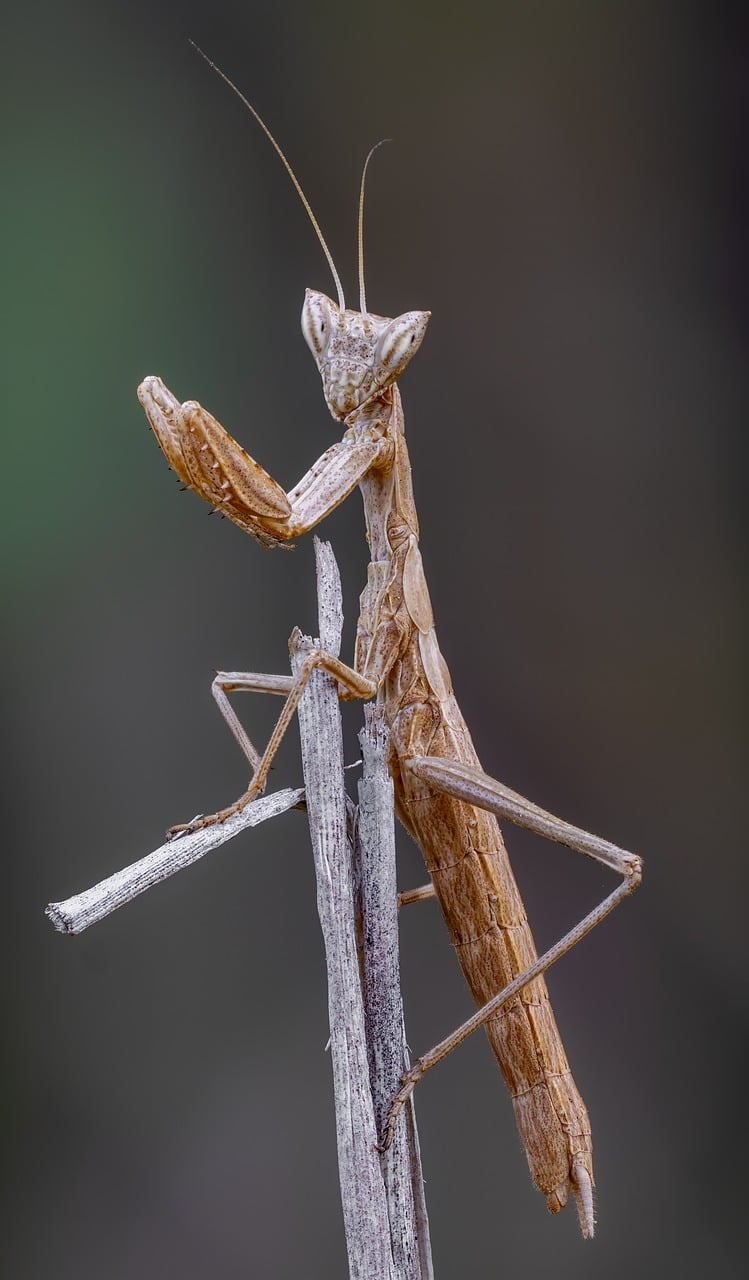
#> input picture assets/sample.jpg, 749 x 1280 px
$ python -i edge_detection.py   (imports and definitions only)
#> lines starting #> are read from the running program, lines starting #| are printed output that depends on the picture; after the words box and inside, x2 and y2 are one past the last pixel; in counts of white or black regions, pixels touching at a corner belong together
import cv2 as cv
from matplotlib import pyplot as plt
import numpy as np

# https://docs.opencv.org/4.x/da/d22/tutorial_py_canny.html

# [17 lines left out: function resize_with_aspect_ratio, not called in this run]

def get_edges(image_path, threshold1=100, threshold2=200, resize_width=None, resize_height=None, display=False):
    """
    Utilise la méthode Canny d'Opencv pour détecter les contours

    Parameters
    ----------
    image_path:str
        Chemin vers l'image
    threshold1:int, threshold2:int
        gradient > thersold2 -> gardé comme bord net | thresold1 < gradient < thresold2 -> gardé si connecté à un bord net | reste est supprimé

    Returns
    -------
    edges:Objet Numpy Array
        Image en niveaux de gris (255 = contour, 200 = autre)
    """
#> called with image_path = '../assets/sample.jpg', threshold1 = 100, threshold2 = 200, display = False
    img = cv.imread(image_path, cv.IMREAD_GRAYSCALE)
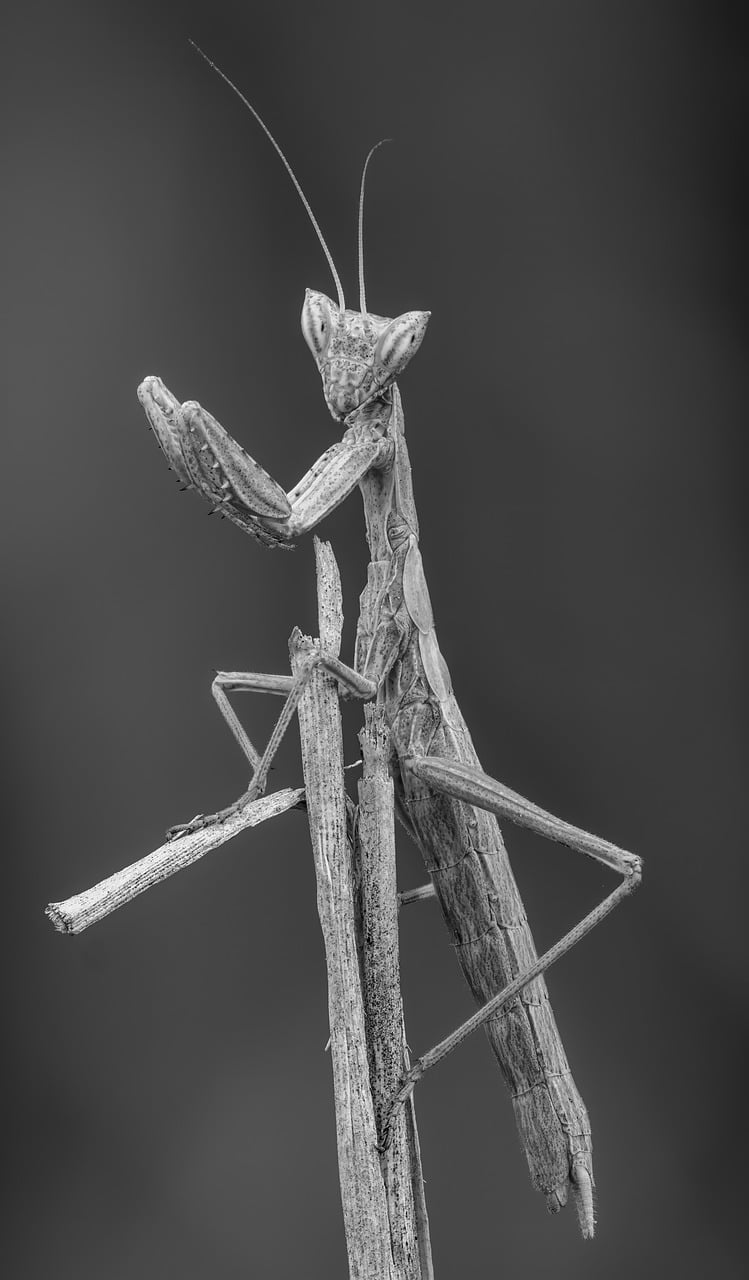
#> img: shape (1280, 749); min 0, max 255, mean 74.2
    assert img is not None, f"{image_path} inexistant."
    if resize_width is not None or resize_height is not None:
        img = resize_with_aspect_ratio(img, width=resize_width, height=resize_height)
    edges = cv.Canny(img, threshold1, threshold2) # Numpy Array
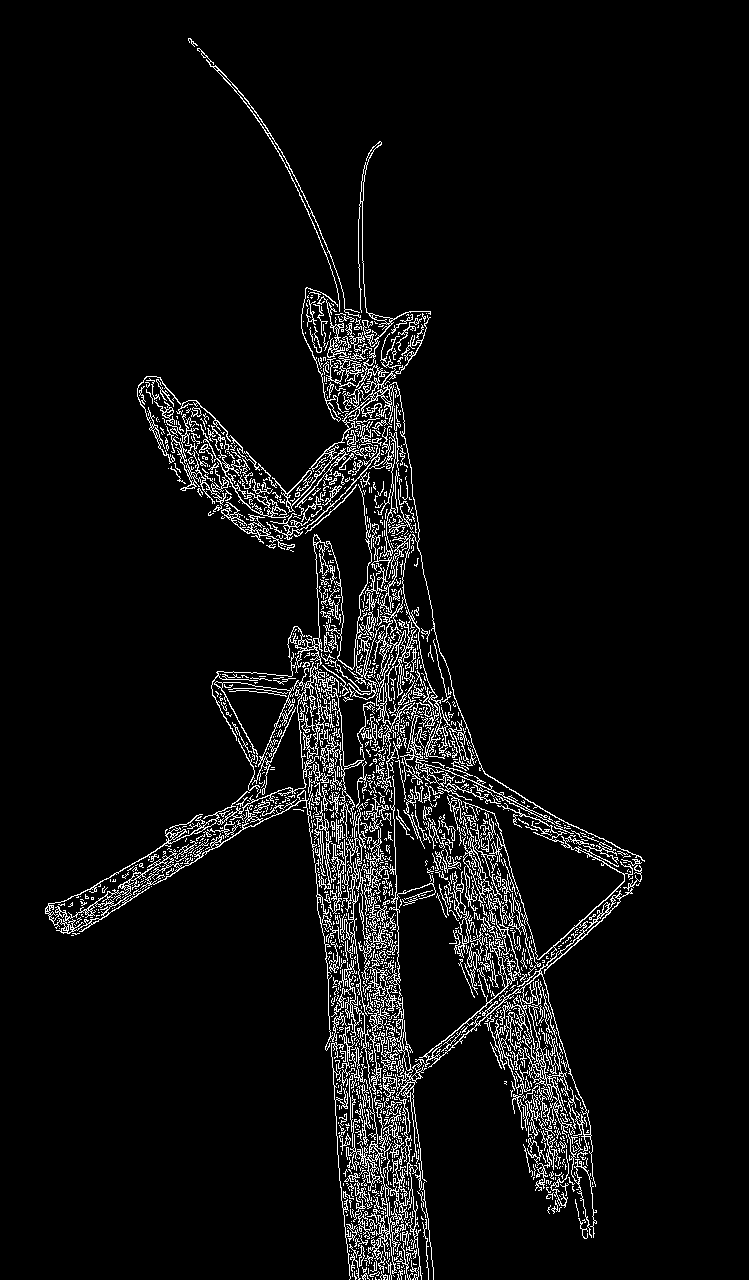
#> edges: shape (1280, 749); 5.6% white in thin lines or dots, all inside (x1, y1, x2, y2) = (45, 38, 645, 1280)

    if display:
        plt.subplot(121),plt.imshow(img,cmap = 'gray')
        plt.title('Original Image'), plt.xticks([]), plt.yticks([])
        plt.subplot(122),plt.imshow(edges,cmap = 'gray')
        plt.title('Edge Image'), plt.xticks([]), plt.yticks([])

        plt.show()
    print(len(edges[0]), len(edges))
#| 749 1280
    return edges

# [38 lines left out: function get_edges_directions, not called in this run]

>>> result = get_edges('../assets/sample.jpg')
